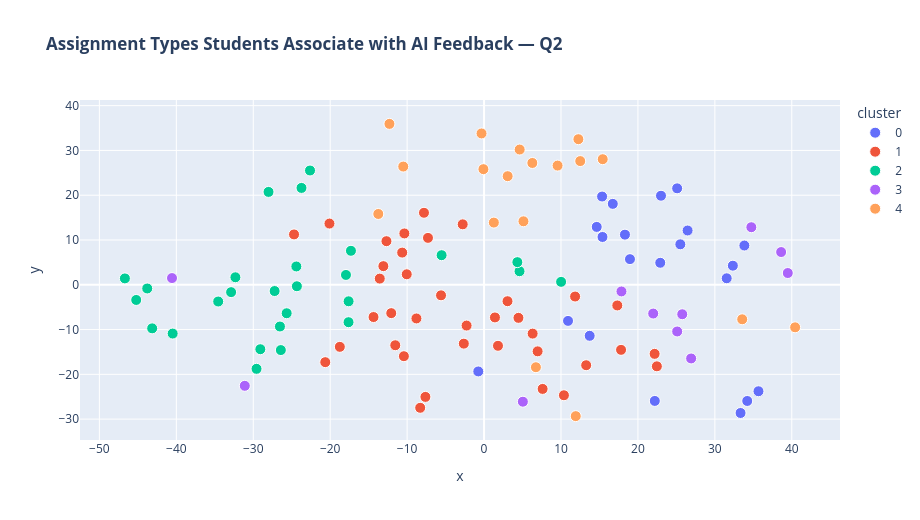

The notebook cell saved with this chart:
### Code cell
# Assignment-type examples — what task genres do students associate with AI feedback?
q2_docs, q2_labels = cluster_responses(
    df["ai_assignments"].tolist(),
    "Assignment Types Students Associate with AI Feedback — Q2",
    n_clusters=5,
)
